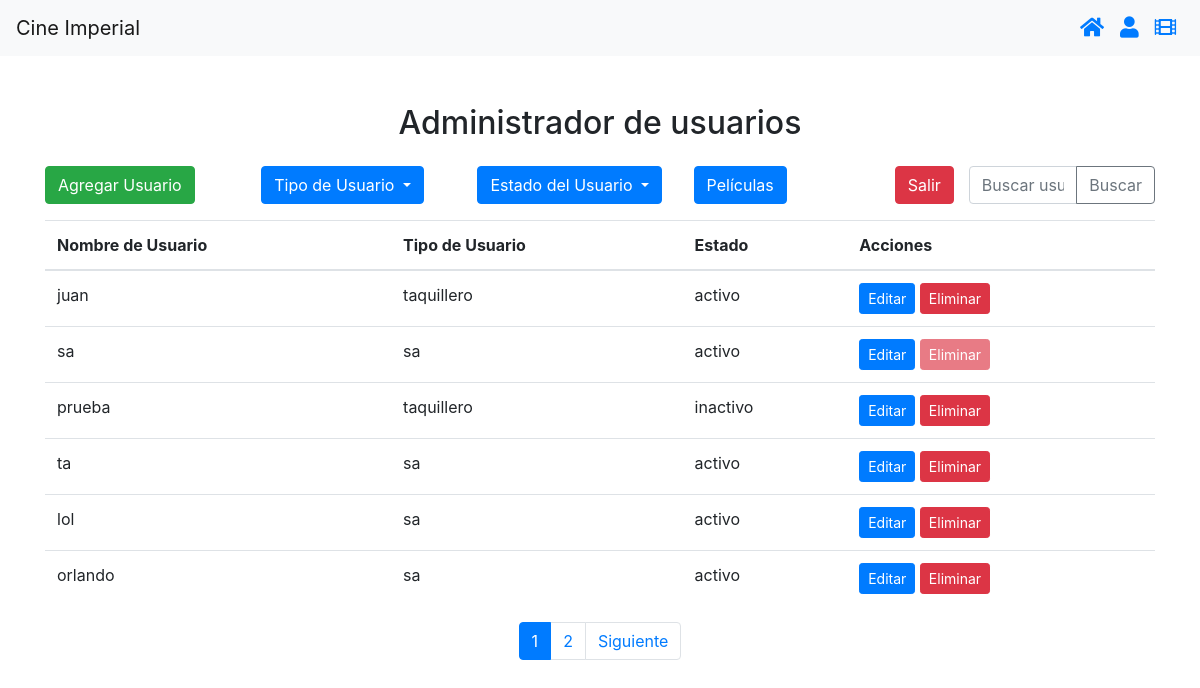
Screenshot of /interfaz_sa (signed in) with the database file from the repository.
### crud1/models.py (models this page shows, shortened)
class Usuario(models.Model):
    nombre_usuario = models.CharField(max_length=100)
    contraseña = models.CharField(max_length=100)
    tipo_usuario = models.CharField(max_length=50)
    estado = models.CharField(max_length=50)

### crud1/views.py (the view)
# urls.py: path('interfaz_sa', views.interfaz_sa, name='interfaz_sa'),
def interfaz_sa(request):
    if 'user_id' not in request.session:
        return redirect('login')
    usuarios = Usuario.objects.all()
    paginator = Paginator(usuarios, 6)  # 6 usuarios por página
    page = request.GET.get('page')
    try:
        usuarios = paginator.page(page)
    except PageNotAnInteger:
        usuarios = paginator.page(1)
    except EmptyPage:
        usuarios = paginator.page(paginator.num_pages)
    return render(request, 'interfaz_sa.html', {'usuarios': usuarios})

### crud1/templates/interfaz_sa.html (shortened to what this page needs)
{% load static %}
<!DOCTYPE html>
<html lang="en">
<head>
    <link rel="stylesheet" href="https://stackpath.bootstrapcdn.com/bootstrap/4.5.2/css/bootstrap.min.css">
    <link rel="stylesheet" href="https://cdnjs.cloudflare.com/ajax/libs/font-awesome/5.15.4/css/all.min.css">
</head>
<body>
    <nav class="navbar navbar-expand-lg navbar-light bg-light">
        <a class="navbar-brand" href="#">Cine Imperial</a>
        <div class="collapse navbar-collapse" id="navbarSupportedContent">
            <ul class="navbar-nav ml-auto">
                <li class="nav-item">
                    <a class="nav-link" href="{% url 'menu' %}">
                        <i class="fas fa-home fa-lg text-primary"></i>
                    </a>
                </li>
                <li class="nav-item">
                    <a class="nav-link" href="{% url 'login' %}">
                        <i class="fas fa-user fa-lg text-primary"></i>
                    </a>
                </li>
                <li class="nav-item">
                    <a class="nav-link" href="{% url 'peliculas' %}">
                        <i class="fas fa-film fa-lg text-primary"></i>
                    </a>
                </li>
            </ul>
        </div>
    </nav>
    <div class="container mt-5">
        <h2 class="text-center mb-4 animate_animated animate_fadeIn">Administrador de usuarios</h2>
        <div class="row">
            <div class="col">
                <button type="button" class="btn btn-success mb-3" data-toggle="modal"
                    data-target="#agregarUsuarioModal">
                    Agregar Usuario
                </button>
            </div>
            <div class="col">
                <div class="dropdown">
                    <button class="btn btn-primary dropdown-toggle mb-3" type="button" id="dropdownTipoUsuario"
                        data-toggle="dropdown" aria-haspopup="true" aria-expanded="false">
                        Tipo de Usuario
                    </button>
                </div>
            </div>
            <div class="col">
                <div class="dropdown">
                    <button class="btn btn-primary dropdown-toggle mb-3" type="button" id="dropdownEstadoUsuario"
                        data-toggle="dropdown" aria-haspopup="true" aria-expanded="false">
                        Estado del Usuario
                    </button>
                </div>
            </div>
            <div class="col">
                <a href="{% url 'peliculas' %}" class="btn btn-primary">Películas</a>
            </div>
            <div>
                <a href="{% url 'login' %}" class="btn btn-danger">Salir</a>
            </div>
            <div class="col input-group mb-3">
                <input type="text" class="form-control" placeholder="Buscar usuarios..."
                    aria-label="Buscar usuarios..." aria-describedby="basic-addon2"
                    oninput="filtrarUsuarios('busqueda', this.value)">
                <div class="input-group-append">
                    <button class="btn btn-outline-secondary" type="button">Buscar</button>
                </div>
            </div>
        </div>
        <table class="table">
            <thead>
                <tr>
                    <th scope="col">Nombre de Usuario</th>
                    <th scope="col">Tipo de Usuario</th>
                    <th scope="col">Estado</th>
                    <th scope="col">Acciones</th>
                </tr>
            </thead>
            <tbody>
                {% for usuario in usuarios %}
                <tr>
                    <td>{{ usuario.nombre_usuario }}</td>
                    <td>{{ usuario.tipo_usuario }}</td>
                    <td>{{ usuario.estado }}</td>
                    <td>
                        <button type="button" class="btn btn-primary btn-sm" onclick="editarUsuario('{{ usuario.id }}')">
                            Editar
                        </button>
                        <a href="{% url 'eliminar_usuario' usuario.id %}"
                            class="btn btn-danger btn-sm {% if usuario.nombre_usuario == 'sa' %}disabled{% endif %}"
                            {% if usuario.nombre_usuario == 'sa' %}onclick="return false;" {% endif %}>
                            Eliminar
                        </a>
                    </td>
                </tr>
                {% endfor %}
            </tbody>
        </table>
<div class="pagination justify-content-center">
    <ul class="pagination">
        {% for i in usuarios.paginator.page_range %}
        <li class="page-item {% if usuarios.number == i %}active{% endif %}">
            <a class="page-link" href="?page={{ i }}">{{ i }}</a>
        </li>
        {% endfor %}
        {% if usuarios.has_next %}
        <li class="page-item">
            <a class="page-link" href="?page={{ usuarios.next_page_number }}">Siguiente</a>
        </li>
        {% endif %}
    </ul>
</div>
    </div>
</body>
</html>

### rows the page displays
Usuario: nombre_usuario "juan", tipo_usuario "taquillero", estado "activo"
Usuario: nombre_usuario "sa", tipo_usuario "sa", estado "activo"
Usuario: nombre_usuario "prueba", tipo_usuario "taquillero", estado "inactivo"
Usuario: nombre_usuario "ta", tipo_usuario "sa", estado "activo"
Usuario: nombre_usuario "lol", tipo_usuario "sa", estado "activo"
Usuario: nombre_usuario "orlando", tipo_usuario "sa", estado "activo"

### other values shown
{{ i }} "1" "2"
